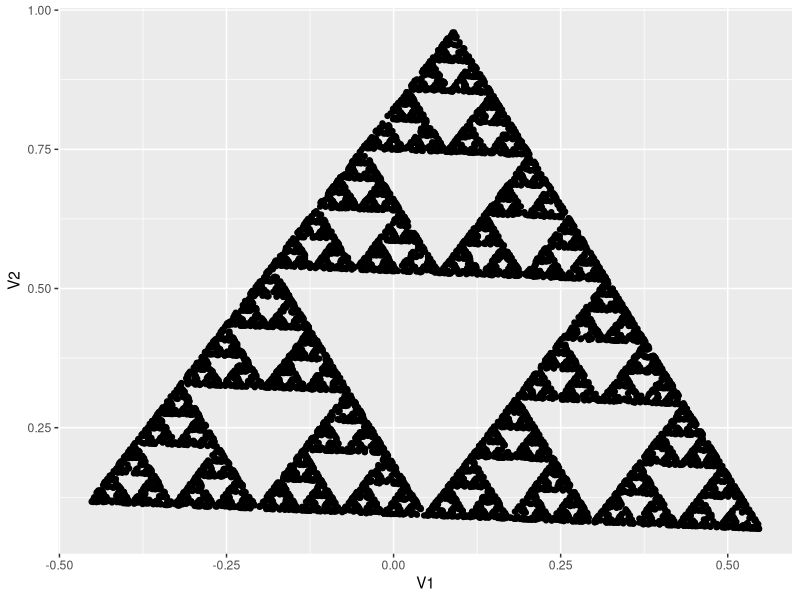
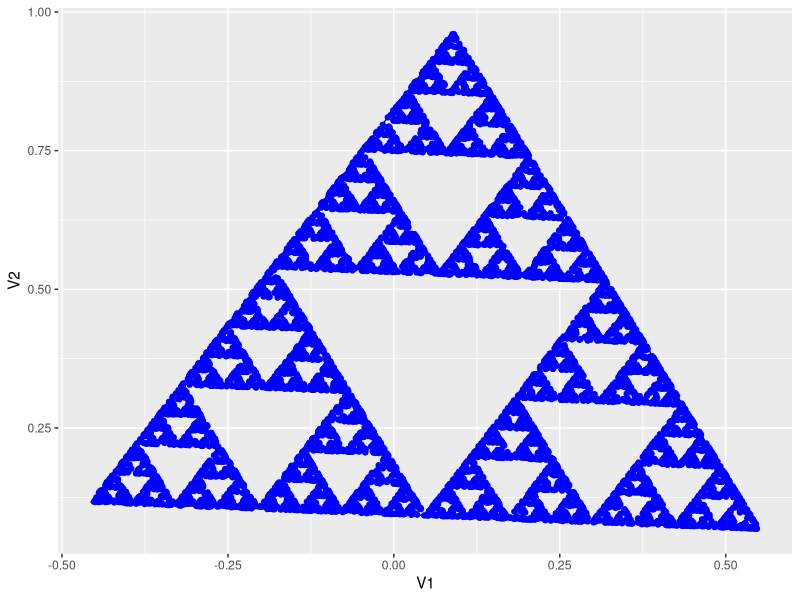

Write the R code that produced these figures, in order.
rm(list = ls())
gc()

library(tidyverse)
library(data.table)

#Funciones:


#Creo un triangulo equilatero al azar
##Primero dos puntos al al azar:

vertices <- matrix(runif(4), ncol = 2)

##Calculo la distancia entre amvos
distancia <- dist(vertices)[1]


#Tercer vertice que construya el triangulo equilatero

tercer.vertice <- 0.5 * colSums(vertices) + sqrt((distancia**2/(diff(vertices[,1])**2 + diff(vertices[,2])**2))-0.25) * c(diff(vertices[,2]), -diff(vertices[,1]))

vertices <- rbind(vertices, tercer.vertice)

#Verifico que sea un triangulo  equilatero:
dist(vertices) 

# Genero al azar un punto dentro del triangulo:
r <- runif(2)
punto.inicial <- (1-sqrt(r[1]))*vertices[1,] + sqrt(r[1]) * (1 - r[2]) * vertices[2,] + (r[2]*sqrt(r[1]))*vertices[3, ]


#Busco el punto intermedio entre el punto al azar y un vertice al azar:

repeticiones <- 10000

puntos.x <- vector("numeric", repeticiones)
puntos.y <- puntos.x

for(i in 1:repeticiones){
  cat("\rRepetición", i, "de", repeticiones)
  cual.vertice <- sample(1:3, 1)
  punto.inicial <- c(mean(c(vertices[cual.vertice, 1], punto.inicial[1])), mean(c(vertices[cual.vertice, 2], punto.inicial[2])))
  puntos.x[i] <- punto.inicial[1]
  puntos.y[i] <- punto.inicial[2]
}

puntos.nuevos <- data.table(V1 = puntos.x, V2 = puntos.y)


puntos.nuevos %>%
  ggplot(aes(x = V1, y = V2)) +
  geom_point()


vertices %>%
  as.data.frame() %>%
  ggplot(aes(x = V1, y = V2)) +
  geom_point(size = 0.1) +
  geom_polygon(col = "black", fill = "transparent") +
  geom_point(data = puntos.nuevos, colour = "blue")